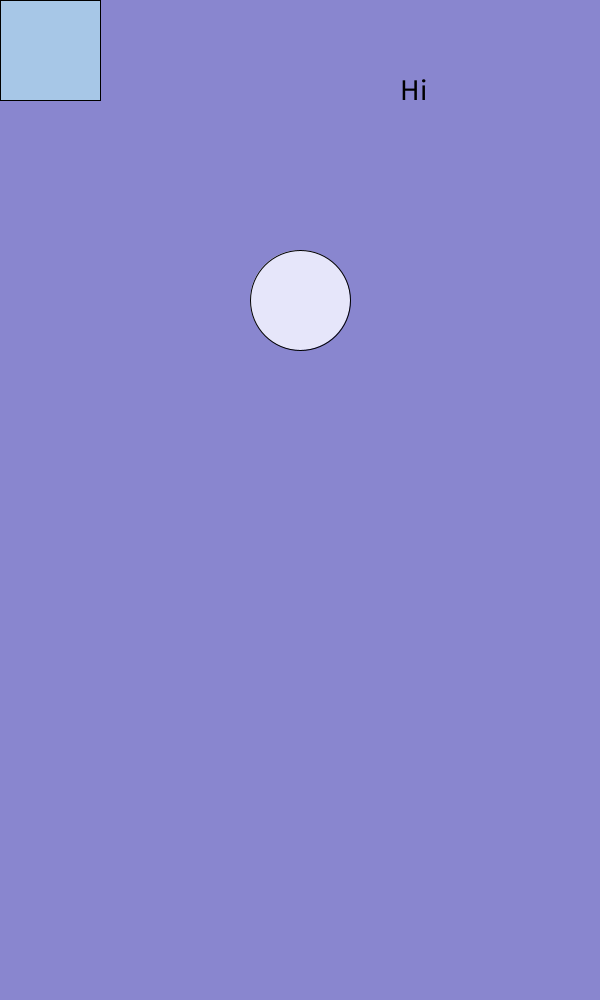
Frame 1 (no input)
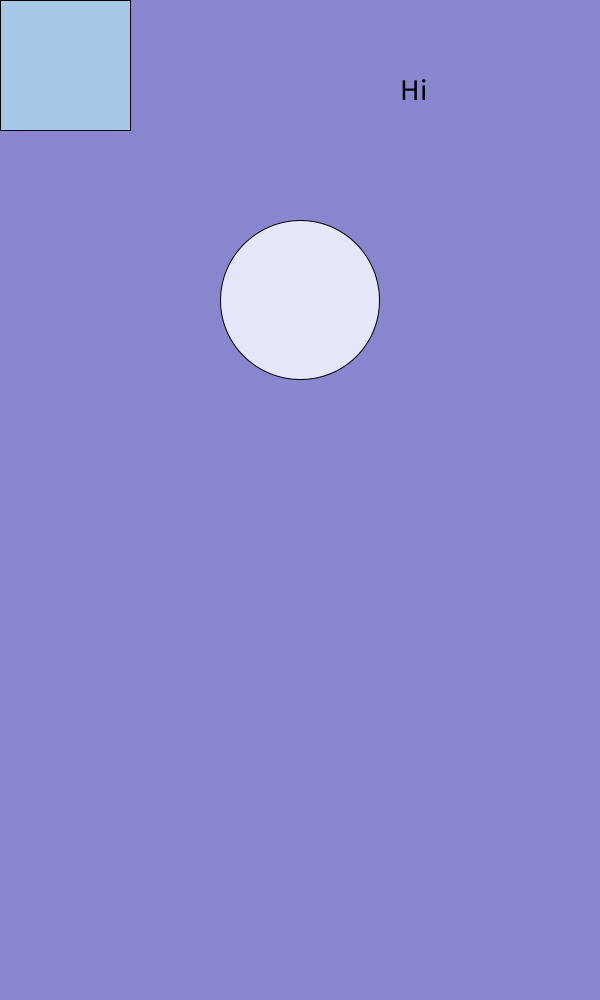
Frame 60 (the mouse pressed at the canvas centre just before this capture)
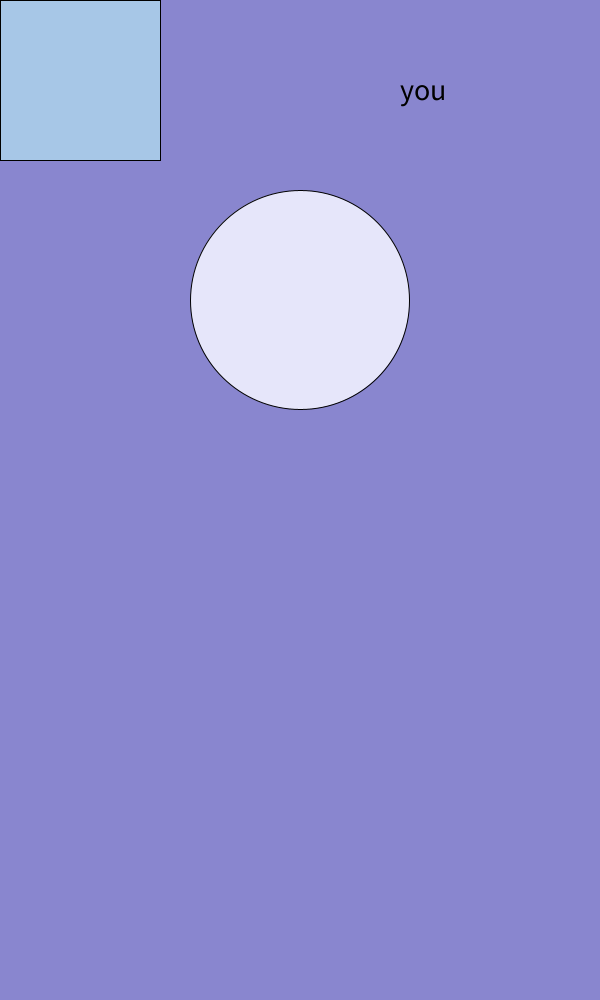
Frame 120 (the mouse held since frame 60 and released just before this capture)

The Processing sketch that drew these frames (run headless with seeded random() and noise(); from frame 60 on, the mouse is pressed at the canvas centre):

// Processing sketch: variables_practice
// ── variables_practice.pde

int diameter=100;
float len= 100;
boolean b= true;

void setup() { //called once
  size(600, 1000);
}

void draw() { //called in a loop
background(#8986CF);
fill(#E6E6FA);
  circle(300, 300, diameter);
  if(b==true) {
  diameter= diameter +1;
  len= len + 0.5;
  }
  fill(#A7C7E7);
  square(0, 0, len);
  fill(0, 0, 0);
  textSize(30);
  text(text, 400, 100);

}

String text= "Hi";

void mousePressed() {
text= "you";
}

void mouseReleased() {
  text= "are";
}

void keyPressed() {
if (key=='k') {
text= "so";
b= false;
} else {
  text= "awesome";
  b=true;
}
}
